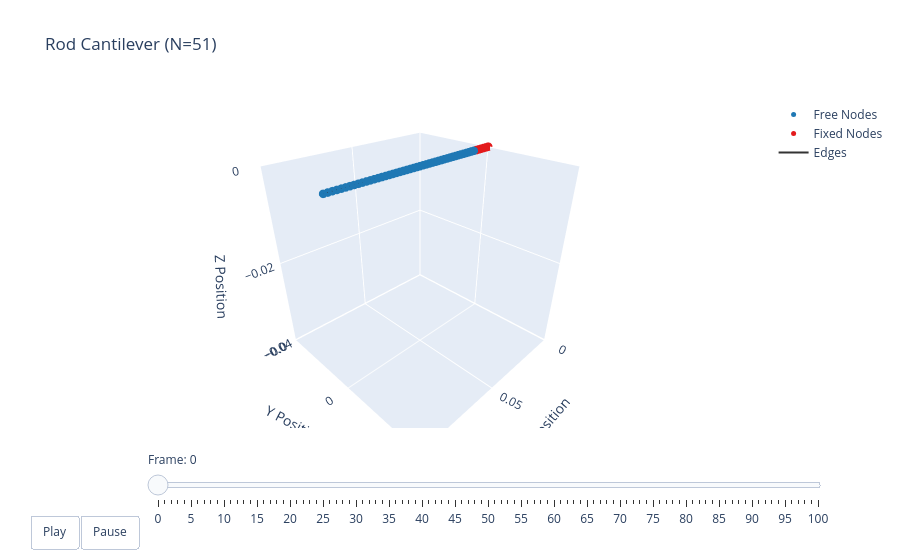

The code cell stored with this chart in its notebook:
### Code cell
t_arr = np.array(t_arr)
options = dismech.AnimationOptions(y_lim=[-0.01, 0.01],
                  title='Rod Cantilever (N=51)')

fig = dismech.get_interactive_animation_plotly(robot, t_arr, qs, options)
fig.show()

### Figure 1 — Plotly figure (JSON) as saved in the notebook; plotly's stock layout.template omitted (floating-point values rounded to 4 significant figures; data arrays with more than 128 entries replaced by an {"elided": "..."} marker saying what was removed)
{"data": [{"marker": {"color": "#1f78b4", "size": 5}, "mode": "markers", "name": "Free Nodes", "type": "scatter3d", "x": [0.012, 0.014, 0.016, 0.018, 0.02, 0.022, 0.024, 0.026, 0.028, 0.03, 0.032, 0.034, 0.036, 0.038, 0.04, 0.042, 0.044, 0.046, 0.048, 0.05, 0.052, 0.054, 0.056, 0.058, 0.06, 0.062, 0.064, 0.066, 0.068, 0.07, 0.072, 0.074, 0.076, 0.078, 0.08, 0.082, 0.084, 0.086, 0.088, 0.09, 0.092, 0.094, 0.096, 0.098, 0.1], "y": [-0.0, -0.0, -0.0, -0.0, -0.0, -0.0, -0.0, -0.0, -0.0, -0.0, -0.0, -0.0, -0.0, -0.0, -0.0, -0.0, -0.0, -0.0, -0.0, 0.0, 0.0, 0.0, 0.0, 0.0, 0.0, 0.0, 0.0, 0.0, 0.0, 0.0, 0.0, 0.0, 0.0, 0.0, 0.0, 0.0, 0.0, 0.0, 0.0, 0.0, 0.0, 0.0, 0.0, 0.0, 0.0], "z": [-0.0, -0.0, -0.0, -0.0, -0.0, -0.0, -0.0, -0.0, -0.0, -0.0, -0.0, -0.0, -0.0, -0.0, -0.0, -0.0, -0.0, -0.0, -0.0, 0.0, 0.0, 0.0, 0.0, 0.0, 0.0, 0.0, 0.0, 0.0, 0.0, 0.0, 0.0, 0.0, 0.0, 0.0, 0.0, 0.0, 0.0, 0.0, 0.0, 0.0, 0.0, 0.0, 0.0, 0.0, 0.0]}, {"marker": {"color": "#e31a1c", "size": 5}, "mode": "markers", "name": "Fixed Nodes", "type": "scatter3d", "x": [0.0, 0.002, 0.004, 0.006, 0.008, 0.01], "y": [0.0, -0.0, -0.0, -0.0, -0.0, -0.0], "z": [0.0, -0.0, -0.0, -0.0, -0.0, -0.0]}, {"line": {"color": "#333333", "width": 2}, "mode": "lines", "name": "Edges", "type": "scatter3d", "x": {"elided": "150 float values"}, "y": {"elided": "150 int values"}, "z": {"elided": "150 int values"}}, {"color": "rgba(166, 206, 227, 0.7)", "i": [], "j": [], "k": [], "name": "Faces", "opacity": 0.7, "showscale": false, "type": "mesh3d", "x": [0.0, 0.002, 0.004, 0.006, 0.008, 0.01, 0.012, 0.014, 0.016, 0.018, 0.02, 0.022, 0.024, 0.026, 0.028, 0.03, 0.032, 0.034, 0.036, 0.038, 0.04, 0.042, 0.044, 0.046, 0.048, 0.05, 0.052, 0.054, 0.056, 0.058, 0.06, 0.062, 0.064, 0.066, 0.068, 0.07, 0.072, 0.074, 0.076, 0.078, 0.08, 0.082, 0.084, 0.086, 0.088, 0.09, 0.092, 0.094, 0.096, 0.098, 0.1], "y": [0.0, -0.0, -0.0, -0.0, -0.0, -0.0, -0.0, -0.0, -0.0, -0.0, -0.0, -0.0, -0.0, -0.0, -0.0, -0.0, -0.0, -0.0, -0.0, -0.0, -0.0, -0.0, -0.0, -0.0, -0.0, 0.0, 0.0, 0.0, 0.0, 0.0, 0.0, 0.0, 0.0, 0.0, 0.0, 0.0, 0.0, 0.0, 0.0, 0.0, 0.0, 0.0, 0.0, 0.0, 0.0, 0.0, 0.0, 0.0, 0.0, 0.0, 0.0], "z": [0.0, -0.0, -0.0, -0.0, -0.0, -0.0, -0.0, -0.0, -0.0, -0.0, -0.0, -0.0, -0.0, -0.0, -0.0, -0.0, -0.0, -0.0, -0.0, -0.0, -0.0, -0.0, -0.0, -0.0, -0.0, 0.0, 0.0, 0.0, 0.0, 0.0, 0.0, 0.0, 0.0, 0.0, 0.0, 0.0, 0.0, 0.0, 0.0, 0.0, 0.0, 0.0, 0.0, 0.0, 0.0, 0.0, 0.0, 0.0, 0.0, 0.0, 0.0]}], "layout": {"scene": {"camera": {"eye": {"x": 1.225, "y": 1.225, "z": 1.0}}, "xaxis": {"range": [0, 0.1], "title": {"text": "X Position"}}, "yaxis": {"range": [-0.01, 0.01], "title": {"text": "Y Position"}}, "zaxis": {"range": [-0.04017, 0], "title": {"text": "Z Position"}}}, "sliders": [{"currentvalue": {"prefix": "Frame: "}, "steps": [{"args": [["0"], {"frame": {"duration": 50, "redraw": true}, "mode": "immediate"}], "label": "0", "method": "animate"}, {"args": [["1"], {"frame": {"duration": 50, "redraw": true}, "mode": "immediate"}], "label": "1", "method": "animate"}, {"args": [["2"], {"frame": {"duration": 50, "redraw": true}, "mode": "immediate"}], "label": "2", "method": "animate"}, {"args": [["3"], {"frame": {"duration": 50, "redraw": true}, "mode": "immediate"}], "label": "3", "method": "animate"}, {"args": [["4"], {"frame": {"duration": 50, "redraw": true}, "mode": "immediate"}], "label": "4", "method": "animate"}, {"args": [["5"], {"frame": {"duration": 50, "redraw": true}, "mode": "immediate"}], "label": "5", "method": "animate"}, {"args": [["6"], {"frame": {"duration": 50, "redraw": true}, "mode": "immediate"}], "label": "6", "method": "animate"}, {"args": [["7"], {"frame": {"duration": 50, "redraw": true}, "mode": "immediate"}], "label": "7", "method": "animate"}, {"args": [["8"], {"frame": {"duration": 50, "redraw": true}, "mode": "immediate"}], "label": "8", "method": "animate"}, {"args": [["9"], {"frame": {"duration": 50, "redraw": true}, "mode": "immediate"}], "label": "9", "method": "animate"}, {"args": [["10"], {"frame": {"duration": 50, "redraw": true}, "mode": "immediate"}], "label": "10", "method": "animate"}, {"args": [["11"], {"frame": {"duration": 50, "redraw": true}, "mode": "immediate"}], "label": "11", "method": "animate"}, {"args": [["12"], {"frame": {"duration": 50, "redraw": true}, "mode": "immediate"}], "label": "12", "method": "animate"}, {"args": [["13"], {"frame": {"duration": 50, "redraw": true}, "mode": "immediate"}], "label": "13", "method": "animate"}, {"args": [["14"], {"frame": {"duration": 50, "redraw": true}, "mode": "immediate"}], "label": "14", "method": "animate"}, {"args": [["15"], {"frame": {"duration": 50, "redraw": true}, "mode": "immediate"}], "label": "15", "method": "animate"}, {"args": [["16"], {"frame": {"duration": 50, "redraw": true}, "mode": "immediate"}], "label": "16", "method": "animate"}, {"args": [["17"], {"frame": {"duration": 50, "redraw": true}, "mode": "immediate"}], "label": "17", "method": "animate"}, {"args": [["18"], {"frame": {"duration": 50, "redraw": true}, "mode": "immediate"}], "label": "18", "method": "animate"}, {"args": [["19"], {"frame": {"duration": 50, "redraw": true}, "mode": "immediate"}], "label": "19", "method": "animate"}, {"args": [["20"], {"frame": {"duration": 50, "redraw": true}, "mode": "immediate"}], "label": "20", "method": "animate"}, {"args": [["21"], {"frame": {"duration": 50, "redraw": true}, "mode": "immediate"}], "label": "21", "method": "animate"}, {"args": [["22"], {"frame": {"duration": 50, "redraw": true}, "mode": "immediate"}], "label": "22", "method": "animate"}, {"args": [["23"], {"frame": {"duration": 50, "redraw": true}, "mode": "immediate"}], "label": "23", "method": "animate"}, {"args": [["24"], {"frame": {"duration": 50, "redraw": true}, "mode": "immediate"}], "label": "24", "method": "animate"}, {"args": [["25"], {"frame": {"duration": 50, "redraw": true}, "mode": "immediate"}], "label": "25", "method": "animate"}, {"args": [["26"], {"frame": {"duration": 50, "redraw": true}, "mode": "immediate"}], "label": "26", "method": "animate"}, {"args": [["27"], {"frame": {"duration": 50, "redraw": true}, "mode": "immediate"}], "label": "27", "method": "animate"}, {"args": [["28"], {"frame": {"duration": 50, "redraw": true}, "mode": "immediate"}], "label": "28", "method": "animate"}, {"args": [["29"], {"frame": {"duration": 50, "redraw": true}, "mode": "immediate"}], "label": "29", "method": "animate"}, {"args": [["30"], {"frame": {"duration": 50, "redraw": true}, "mode": "immediate"}], "label": "30", "method": "animate"}, {"args": [["31"], {"frame": {"duration": 50, "redraw": true}, "mode": "immediate"}], "label": "31", "method": "animate"}, {"args": [["32"], {"frame": {"duration": 50, "redraw": true}, "mode": "immediate"}], "label": "32", "method": "animate"}, {"args": [["33"], {"frame": {"duration": 50, "redraw": true}, "mode": "immediate"}], "label": "33", "method": "animate"}, {"args": [["34"], {"frame": {"duration": 50, "redraw": true}, "mode": "immediate"}], "label": "34", "method": "animate"}, {"args": [["35"], {"frame": {"duration": 50, "redraw": true}, "mode": "immediate"}], "label": "35", "method": "animate"}, {"args": [["36"], {"frame": {"duration": 50, "redraw": true}, "mode": "immediate"}], "label": "36", "method": "animate"}, {"args": [["37"], {"frame": {"duration": 50, "redraw": true}, "mode": "immediate"}], "label": "37", "method": "animate"}, {"args": [["38"], {"frame": {"duration": 50, "redraw": true}, "mode": "immediate"}], "label": "38", "method": "animate"}, {"args": [["39"], {"frame": {"duration": 50, "redraw": true}, "mode": "immediate"}], "label": "39", "method": "animate"}, {"args": [["40"], {"frame": {"duration": 50, "redraw": true}, "mode": "immediate"}], "label": "40", "method": "animate"}, {"args": [["41"], {"frame": {"duration": 50, "redraw": true}, "mode": "immediate"}], "label": "41", "method": "animate"}, {"args": [["42"], {"frame": {"duration": 50, "redraw": true}, "mode": "immediate"}], "label": "42", "method": "animate"}, {"args": [["43"], {"frame": {"duration": 50, "redraw": true}, "mode": "immediate"}], "label": "43", "method": "animate"}, {"args": [["44"], {"frame": {"duration": 50, "redraw": true}, "mode": "immediate"}], "label": "44", "method": "animate"}, {"args": [["45"], {"frame": {"duration": 50, "redraw": true}, "mode": "immediate"}], "label": "45", "method": "animate"}, {"args": [["46"], {"frame": {"duration": 50, "redraw": true}, "mode": "immediate"}], "label": "46", "method": "animate"}, {"args": [["47"], {"frame": {"duration": 50, "redraw": true}, "mode": "immediate"}], "label": "47", "method": "animate"}, {"args": [["48"], {"frame": {"duration": 50, "redraw": true}, "mode": "immediate"}], "label": "48", "method": "animate"}, {"args": [["49"], {"frame": {"duration": 50, "redraw": true}, "mode": "immediate"}], "label": "49", "method": "animate"}, {"args": [["50"], {"frame": {"duration": 50, "redraw": true}, "mode": "immediate"}], "label": "50", "method": "animate"}, {"args": [["51"], {"frame": {"duration": 50, "redraw": true}, "mode": "immediate"}], "label": "51", "method": "animate"}, {"args": [["52"], {"frame": {"duration": 50, "redraw": true}, "mode": "immediate"}], "label": "52", "method": "animate"}, {"args": [["53"], {"frame": {"duration": 50, "redraw": true}, "mode": "immediate"}], "label": "53", "method": "animate"}, {"args": [["54"], {"frame": {"duration": 50, "redraw": true}, "mode": "immediate"}], "label": "54", "method": "animate"}, {"args": [["55"], {"frame": {"duration": 50, "redraw": true}, "mode": "immediate"}], "label": "55", "method": "animate"}, {"args": [["56"], {"frame": {"duration": 50, "redraw": true}, "mode": "immediate"}], "label": "56", "method": "animate"}, {"args": [["57"], {"frame": {"duration": 50, "redraw": true}, "mode": "immediate"}], "label": "57", "method": "animate"}, {"args": [["58"], {"frame": {"duration": 50, "redraw": true}, "mode": "immediate"}], "label": "58", "method": "animate"}, {"args": [["59"], {"frame": {"duration": 50, "redraw": true}, "mode": "immediate"}], "label": "59", "method": "animate"}, {"args": [["60"], {"frame": {"duration": 50, "redraw": true}, "mode": "immediate"}], "label": "60", "method": "animate"}, {"args": [["61"], {"frame": {"duration": 50, "redraw": true}, "mode": "immediate"}], "label": "61", "method": "animate"}, {"args": [["62"], {"frame": {"duration": 50, "redraw": true}, "mode": "immediate"}], "label": "62", "method": "animate"}, {"args": [["63"], {"frame": {"duration": 50, "redraw": true}, "mode": "immediate"}], "label": "63", "method": "animate"}, {"args": [["64"], {"frame": {"duration": 50, "redraw": true}, "mode": "immediate"}], "label": "64", "method": "animate"}, {"args": [["65"], {"frame": {"duration": 50, "redraw": true}, "mode": "immediate"}], "label": "65", "method": "animate"}, {"args": [["66"], {"frame": {"duration": 50, "redraw": true}, "mode": "immediate"}], "label": "66", "method": "animate"}, {"args": [["67"], {"frame": {"duration": 50, "redraw": true}, "mode": "immediate"}], "label": "67", "method": "animate"}, {"args": [["68"], {"frame": {"duration": 50, "redraw": true}, "mode": "immediate"}], "label": "68", "method": "animate"}, {"args": [["69"], {"frame": {"duration": 50, "redraw": true}, "mode": "immediate"}], "label": "69", "method": "animate"}, {"args": [["70"], {"frame": {"duration": 50, "redraw": true}, "mode": "immediate"}], "label": "70", "method": "animate"}, {"args": [["71"], {"frame": {"duration": 50, "redraw": true}, "mode": "immediate"}], "label": "71", "method": "animate"}, {"args": [["72"], {"frame": {"duration": 50, "redraw": true}, "mode": "immediate"}], "label": "72", "method": "animate"}, {"args": [["73"], {"frame": {"duration": 50, "redraw": true}, "mode": "immediate"}], "label": "73", "method": "animate"}, {"args": [["74"], {"frame": {"duration": 50, "redraw": true}, "mode": "immediate"}], "label": "74", "method": "animate"}, {"args": [["75"], {"frame": {"duration": 50, "redraw": true}, "mode": "immediate"}], "label": "75", "method": "animate"}, {"args": [["76"], {"frame": {"duration": 50, "redraw": true}, "mode": "immediate"}], "label": "76", "method": "animate"}, {"args": [["77"], {"frame": {"duration": 50, "redraw": true}, "mode": "immediate"}], "label": "77", "method": "animate"}, {"args": [["78"], {"frame": {"duration": 50, "redraw": true}, "mode": "immediate"}], "label": "78", "method": "animate"}, {"args": [["79"], {"frame": {"duration": 50, "redraw": true}, "mode": "immediate"}], "label": "79", "method": "animate"}, {"args": [["80"], {"frame": {"duration": 50, "redraw": true}, "mode": "immediate"}], "label": "80", "method": "animate"}, {"args": [["81"], {"frame": {"duration": 50, "redraw": true}, "mode": "immediate"}], "label": "81", "method": "animate"}, {"args": [["82"], {"frame": {"duration": 50, "redraw": true}, "mode": "immediate"}], "label": "82", "method": "animate"}, {"args": [["83"], {"frame": {"duration": 50, "redraw": true}, "mode": "immediate"}], "label": "83", "method": "animate"}, {"args": [["84"], {"frame": {"duration": 50, "redraw": true}, "mode": "immediate"}], "label": "84", "method": "animate"}, {"args": [["85"], {"frame": {"duration": 50, "redraw": true}, "mode": "immediate"}], "label": "85", "method": "animate"}, {"args": [["86"], {"frame": {"duration": 50, "redraw": true}, "mode": "immediate"}], "label": "86", "method": "animate"}, {"args": [["87"], {"frame": {"duration": 50, "redraw": true}, "mode": "immediate"}], "label": "87", "method": "animate"}, {"args": [["88"], {"frame": {"duration": 50, "redraw": true}, "mode": "immediate"}], "label": "88", "method": "animate"}, {"args": [["89"], {"frame": {"duration": 50, "redraw": true}, "mode": "immediate"}], "label": "89", "method": "animate"}, {"args": [["90"], {"frame": {"duration": 50, "redraw": true}, "mode": "immediate"}], "label": "90", "method": "animate"}, {"args": [["91"], {"frame": {"duration": 50, "redraw": true}, "mode": "immediate"}], "label": "91", "method": "animate"}, {"args": [["92"], {"frame": {"duration": 50, "redraw": true}, "mode": "immediate"}], "label": "92", "method": "animate"}, {"args": [["93"], {"frame": {"duration": 50, "redraw": true}, "mode": "immediate"}], "label": "93", "method": "animate"}, {"args": [["94"], {"frame": {"duration": 50, "redraw": true}, "mode": "immediate"}], "label": "94", "method": "animate"}, {"args": [["95"], {"frame": {"duration": 50, "redraw": true}, "mode": "immediate"}], "label": "95", "method": "animate"}, {"args": [["96"], {"frame": {"duration": 50, "redraw": true}, "mode": "immediate"}], "label": "96", "method": "animate"}, {"args": [["97"], {"frame": {"duration": 50, "redraw": true}, "mode": "immediate"}], "label": "97", "method": "animate"}, {"args": [["98"], {"frame": {"duration": 50, "redraw": true}, "mode": "immediate"}], "label": "98", "method": "animate"}, {"args": [["99"], {"frame": {"duration": 50, "redraw": true}, "mode": "immediate"}], "label": "99", "method": "animate"}, {"args": [["100"], {"frame": {"duration": 50, "redraw": true}, "mode": "immediate"}], "label": "100", "method": "animate"}], "transition": {"duration": 0}, "x": 0.1, "y": 0}], "title": {"text": "Rod Cantilever (N=51)"}, "updatemenus": [{"buttons": [{"args": [null, {"frame": {"duration": 50, "redraw": true}, "fromcurrent": true}], "label": "Play", "method": "animate"}, {"args": [[null], {"frame": {"duration": 0, "redraw": true}, "mode": "immediate"}], "label": "Pause", "method": "animate"}], "direction": "left", "pad": {"r": 10, "t": 87}, "showactive": false, "type": "buttons", "x": 0.1, "xanchor": "right", "y": 0, "yanchor": "top"}]}}
